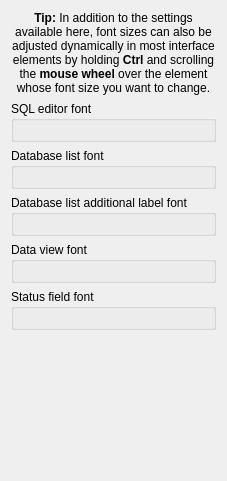
             <widget class="QWidget" name="fontsWidget">
              <property name="geometry">
               <rect>
                <x>0</x>
                <y>0</y>
                <width>224</width>
                <height>481</height>
               </rect>
              </property>
              <layout class="QVBoxLayout" name="verticalLayout_9">
               <item>
                <widget class="QLabel" name="fontConfigTipLabel">
                 <property name="text">
                  <string>&lt;html&gt;&lt;head/&gt;&lt;body&gt;&lt;p&gt;&lt;span style=&quot; font-weight:700;&quot;&gt;Tip:&lt;/span&gt; In addition to the settings available here, font sizes can also be adjusted dynamically in most interface elements by holding &lt;span style=&quot; font-weight:700;&quot;&gt;Ctrl&lt;/span&gt; and scrolling the &lt;span style=&quot; font-weight:700;&quot;&gt;mouse wheel&lt;/span&gt; over the element whose font size you want to change.&lt;/p&gt;&lt;/body&gt;&lt;/html&gt;</string>
                 </property>
                 <property name="alignment">
                  <set>Qt::AlignmentFlag::AlignCenter</set>
                 </property>
                 <property name="wordWrap">
                  <bool>true</bool>
                 </property>
                 <property name="margin">
                  <number>5</number>
                 </property>
                </widget>
               </item>
               <item>
                <widget class="QGroupBox" name="sqlEditorFontGroup">
                 <property name="title">
                  <string>SQL editor font</string>
                 </property>
                 <layout class="QVBoxLayout" name="verticalLayout_10">
                  <item>
                   <widget class="FontEdit" name="sqlEditorFont" native="true">
                    <property name="cfg" stdset="0">
                     <string notr="true">Fonts.SqlEditor</string>
                    </property>
                   </widget>
                  </item>
                 </layout>
                </widget>
               </item>
               <item>
                <widget class="QGroupBox" name="dbTreeFontGroup">
                 <property name="title">
                  <string>Database list font</string>
                 </property>
                 <layout class="QVBoxLayout" name="verticalLayout_13">
                  <item>
                   <widget class="FontEdit" name="dbTreeFont" native="true">
                    <property name="cfg" stdset="0">
                     <string notr="true">Fonts.DbTree</string>
                    </property>
                   </widget>
                  </item>
                 </layout>
                </widget>
               </item>
               <item>
                <widget class="QGroupBox" name="dbTreeLabelGroup">
                 <property name="title">
                  <string>Database list additional label font</string>
                 </property>
                 <layout class="QVBoxLayout" name="verticalLayout_14">
                  <item>
                   <widget class="FontEdit" name="dbTreeLabelFont" native="true">
                    <property name="cfg" stdset="0">
                     <string notr="true">Fonts.DbTreeLabel</string>
                    </property>
                   </widget>
                  </item>
                 </layout>
                </widget>
               </item>
               <item>
                <widget class="QGroupBox" name="dataViewFontGroup">
                 <property name="title">
                  <string>Data view font</string>
                 </property>
                 <layout class="QVBoxLayout" name="verticalLayout_15">
                  <item>
                   <widget class="FontEdit" name="dataViewFont" native="true">
                    <property name="cfg" stdset="0">
                     <string notr="true">Fonts.DataView</string>
                    </property>
                   </widget>
                  </item>
                 </layout>
                </widget>
               </item>
               <item>
                <widget class="QGroupBox" name="statusFieldFontGroup">
                 <property name="title">
                  <string>Status field font</string>
                 </property>
                 <layout class="QVBoxLayout" name="verticalLayout_16">
                  <item>
                   <widget class="FontEdit" name="statusFieldfont" native="true">
                    <property name="cfg" stdset="0">
                     <string notr="true">Fonts.StatusField</string>
                    </property>
                   </widget>
                  </item>
                 </layout>
                </widget>
               </item>
               <item>
                <spacer name="verticalSpacer_2">
                 <property name="orientation">
                  <enum>Qt::Orientation::Vertical</enum>
                 </property>
                 <property name="sizeHint" stdset="0">
                  <size>
                   <width>20</width>
                   <height>40</height>
                  </size>
                 </property>
                </spacer>
               </item>
              </layout>
             </widget>
